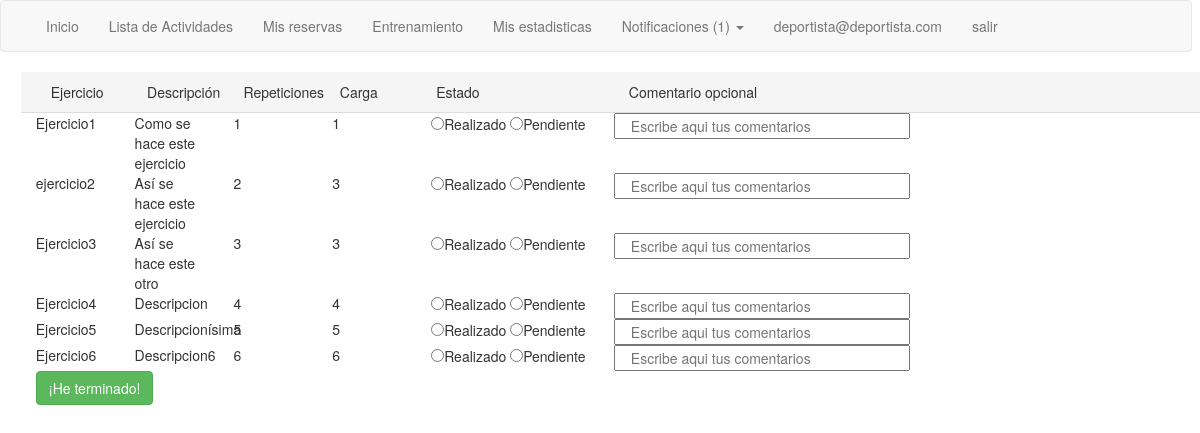
Screenshot of /Views/SeguirTabla.php?id=1 (signed in) with the database file from the repository.
### tables this page shows
CREATE TABLE `TablaEjercicio` (
  `Ejercicio_idEjercicio` int(11) NOT NULL,
  `Tabla_idTabla` int(11) NOT NULL,
  `nRepeticiones` int(11) DEFAULT NULL,
  `carga` int(11) DEFAULT NULL
);

CREATE TABLE `Ejercicio` (
  `idEjercicio` int(11) NOT NULL,
  `nomEjercicio` varchar(20) NOT NULL,
  `descripcion` varchar(150) DEFAULT NULL,
  `categoria` varchar(10) NOT NULL
);

### Model/Tabla.php (called while the page is built, shortened)
<?php
class Tabla{
  function getEjercicios($id){
    $db = DB::getDB();
    $consulta = "SELECT Ejercicio_idEjercicio,nRepeticiones,carga FROM TablaEjercicio WHERE Tabla_idTabla='".$id."'";
    $result = $db->query($consulta);
    $res = array();
    while($row = $result->fetch_assoc()){
      array_push($res, $row);
    }
    return $res;
  }
}
?>

### Controllers/c_Tabla.php (called while the page is built, shortened)
<?php
require_once("../Model/Tabla.php");
class TablaController{
    public function getEjerciciosTabla($id){
        $t = new Tabla();
        $toRet = $t->getEjercicios($id);
        return $toRet;
    }
}
?>

### Model/Ejercicio.php (called while the page is built, shortened)
<?php
class Ejercicio{
  function getById($id){
    $db = DB::getDB();
    $consulta = "SELECT * FROM Ejercicio WHERE idEjercicio =".$id;
    $result = $db->query($consulta);
    return $result->fetch_assoc();
  }
}
?>

### Controllers/c_Ejercicio.php (called while the page is built, shortened)
<?php
require_once("../Model/Ejercicio.php");
class EjercicioController{
  public static function getEjercicio($id){
    $e = new Ejercicio();
    return $e->getById($id);
  }
}
 ?>

### Views/SeguirTabla.php (the view, shortened to what this page needs)
<?php
if(!isset($_SESSION['userID'])){
  header('Location: paginaPrincipal.php');
}else{
?>
<!DOCTYPE html>
<html>
  <head>
    <?php
    require_once('NavBar.php');
    require_once('../Controllers/c_Tabla.php');
    require_once('../Controllers/c_Ejercicio.php');
    $controlEjer = new EjercicioController();
    $controlTabla = new TablaController();
    $listaEjercicios = $controlTabla->getEjerciciosTabla($_GET['id']);
    ?>
  </head>
  <body>
    <div class = 'tabla panel-default' >
        <div class = 'row panel-heading'>
          <span class ="col-md-1">Ejercicio</span><span class ="col-md-1">Descripción</span><span class ="col-md-1">Repeticiones</span><span class ="col-md-1">Carga</span><span class ="col-md-2">Estado</span><span class ="col-md-2">Comentario opcional</span>
      </div>
      <form method= "post" action = "../Controllers/c_Estadisticas.php" class ='derecha' id="seguir">
      <?php
      $i = 0;
      foreach($listaEjercicios as $it){ ?>
      <div class="row">
        <?php
          $actual = $controlEjer->getEjercicio($it['Ejercicio_idEjercicio']);
        ?>
        <span class="col-md-1"><?php echo ($actual['nomEjercicio']); ?> </span>
        <span class="col-md-1"><?php echo ($actual['descripcion']); ?> </span>
        <span class="col-md-1"><?php echo ($it['nRepeticiones']); ?> </span>
        <span class="col-md-1"><?php echo ($it['carga']); ?> </span>
        <div class="col-md-2">
          <input type="radio" name="arrayStats[<?php echo($i); ?>]" value="1">Realizado
          <input type="radio" name="arrayStats[<?php echo($i); ?>]" value="0">Pendiente
        </div>
        <input class="col-md-3" type="text" name="comentario[<?php echo($i); ?>]" placeholder="Escribe aqui tus comentarios"/>
        <input type="hidden" name="arrayID[<?php echo($i++); ?>]" value="<?php echo($it['Ejercicio_idEjercicio']); ?>"/>
      </div>
        <?php } ?>
      <input class="btn btn-success" type="submit"  value ="¡He terminado!"/>
    </form>
    </div>
  </body>
</html>
<?php
}
?>

### rows the page displays
tablaejercicio: Ejercicio_idEjercicio.nomEjercicio "Ejercicio1", Ejercicio_idEjercicio.descripcion "Como se hace este ejercicio", nRepeticiones "1", carga "1"
tablaejercicio: Ejercicio_idEjercicio.nomEjercicio "ejercicio2", Ejercicio_idEjercicio.descripcion "Así se hace este ejercicio", nRepeticiones "2", carga "3"
tablaejercicio: Ejercicio_idEjercicio.nomEjercicio "Ejercicio3", Ejercicio_idEjercicio.descripcion "Así se hace este otro", nRepeticiones "3", carga "3"
tablaejercicio: Ejercicio_idEjercicio.nomEjercicio "Ejercicio4", Ejercicio_idEjercicio.descripcion "Descripcion", nRepeticiones "4", carga "4"
tablaejercicio: Ejercicio_idEjercicio.nomEjercicio "Ejercicio5", Ejercicio_idEjercicio.descripcion "Descripcionísima", nRepeticiones "5", carga "5"
tablaejercicio: Ejercicio_idEjercicio.nomEjercicio "Ejercicio6", Ejercicio_idEjercicio.descripcion "Descripcion6", nRepeticiones "6", carga "6"

### other values shown
count($notificaciones)-1 "1"
$_SESSION['userID'] "deportista@deportista.com"
